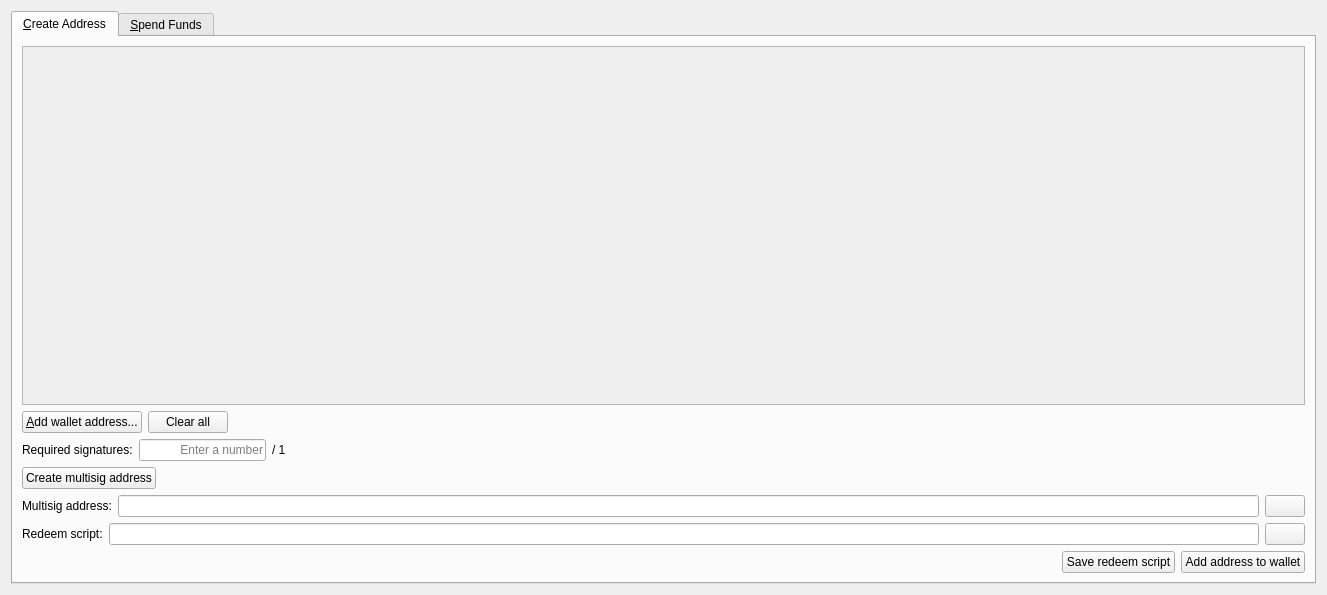
<?xml version="1.0" encoding="UTF-8"?>
<ui version="4.0">
 <class>MultisigDialog</class>
 <widget class="QWidget" name="MultisigDialog">
  <property name="geometry">
   <rect>
    <x>0</x>
    <y>0</y>
    <width>1327</width>
    <height>595</height>
   </rect>
  </property>
  <property name="windowTitle">
   <string>Multisig</string>
  </property>
  <property name="layoutDirection">
   <enum>Qt::LeftToRight</enum>
  </property>
  <property name="styleSheet">
   <string notr="true">QTabWidget:tab-bar { alignment: left }
QTabBar { alignment: left; }</string>
  </property>
  <layout class="QVBoxLayout" name="verticalLayout_2">
   <item>
    <widget class="QTabWidget" name="tabWidget">
     <property name="tabShape">
      <enum>QTabWidget::Rounded</enum>
     </property>
     <property name="currentIndex">
      <number>0</number>
     </property>
     <property name="elideMode">
      <enum>Qt::ElideLeft</enum>
     </property>
     <property name="usesScrollButtons">
      <bool>false</bool>
     </property>
     <property name="documentMode">
      <bool>false</bool>
     </property>
     <property name="tabsClosable">
      <bool>false</bool>
     </property>
     <property name="movable">
      <bool>false</bool>
     </property>
     <widget class="QWidget" name="tabCreateAddress">
      <attribute name="title">
       <string>&amp;Create Address</string>
      </attribute>
      <layout class="QVBoxLayout" name="verticalLayout">
       <item>
        <widget class="QScrollArea" name="scrollArea">
         <property name="widgetResizable">
          <bool>true</bool>
         </property>
         <widget class="QWidget" name="scrollAreaWidgetContents">
          <property name="geometry">
           <rect>
            <x>0</x>
            <y>0</y>
            <width>1255</width>
            <height>269</height>
           </rect>
          </property>
          <layout class="QVBoxLayout" name="verticalLayout_3">
           <item>
            <layout class="QVBoxLayout" name="pubkeyEntries"/>
           </item>
           <item>
            <spacer name="verticalSpacer">
             <property name="orientation">
              <enum>Qt::Vertical</enum>
             </property>
             <property name="sizeHint" stdset="0">
              <size>
               <width>20</width>
               <height>40</height>
              </size>
             </property>
            </spacer>
           </item>
          </layout>
         </widget>
        </widget>
       </item>
       <item>
        <layout class="QHBoxLayout" name="horizontalLayout_14">
         <item>
          <widget class="QPushButton" name="addPubKeyButton">
           <property name="toolTip">
            <string>Add a member to the signing pool</string>
           </property>
           <property name="text">
            <string>&amp;Add wallet address...</string>
           </property>
           <property name="icon">
            <iconset>
             <normaloff>:/icons/drk/add</normaloff>:/icons/drk/add</iconset>
           </property>
          </widget>
         </item>
         <item>
          <widget class="QPushButton" name="clearButton">
           <property name="sizePolicy">
            <sizepolicy hsizetype="Minimum" vsizetype="Fixed">
             <horstretch>0</horstretch>
             <verstretch>0</verstretch>
            </sizepolicy>
           </property>
           <property name="toolTip">
            <string>Remove all public key fields</string>
           </property>
           <property name="text">
            <string>Clear all</string>
           </property>
           <property name="icon">
            <iconset>
             <normaloff>:/icons/drk/remove</normaloff>:/icons/drk/remove</iconset>
           </property>
           <property name="autoRepeatDelay">
            <number>300</number>
           </property>
          </widget>
         </item>
         <item>
          <spacer name="horizontalSpacer_8">
           <property name="orientation">
            <enum>Qt::Horizontal</enum>
           </property>
           <property name="sizeHint" stdset="0">
            <size>
             <width>40</width>
             <height>20</height>
            </size>
           </property>
          </spacer>
         </item>
        </layout>
       </item>
       <item>
        <layout class="QHBoxLayout" name="horizontalLayout_2">
         <item>
          <widget class="QLabel" name="requiredSignaturesLabel">
           <property name="text">
            <string>Required signatures:</string>
           </property>
          </widget>
         </item>
         <item>
          <widget class="QLineEdit" name="requiredSignatures">
           <property name="sizePolicy">
            <sizepolicy hsizetype="Minimum" vsizetype="Fixed">
             <horstretch>0</horstretch>
             <verstretch>0</verstretch>
            </sizepolicy>
           </property>
           <property name="minimumSize">
            <size>
             <width>127</width>
             <height>0</height>
            </size>
           </property>
           <property name="text">
            <string/>
           </property>
           <property name="maxLength">
            <number>2</number>
           </property>
           <property name="frame">
            <bool>true</bool>
           </property>
           <property name="alignment">
            <set>Qt::AlignRight|Qt::AlignTrailing|Qt::AlignVCenter</set>
           </property>
           <property name="placeholderText">
            <string>Enter a number</string>
           </property>
          </widget>
         </item>
         <item>
          <widget class="QLabel" name="maxSignaturesLabel">
           <property name="text">
            <string>/ 1</string>
           </property>
          </widget>
         </item>
         <item>
          <spacer name="horizontalSpacer_2">
           <property name="orientation">
            <enum>Qt::Horizontal</enum>
           </property>
           <property name="sizeHint" stdset="0">
            <size>
             <width>40</width>
             <height>20</height>
            </size>
           </property>
          </spacer>
         </item>
        </layout>
       </item>
       <item>
        <layout class="QHBoxLayout" name="horizontalLayout">
         <item>
          <widget class="QPushButton" name="createAddressButton">
           <property name="text">
            <string>Create multisig address</string>
           </property>
          </widget>
         </item>
         <item>
          <spacer name="horizontalSpacer">
           <property name="orientation">
            <enum>Qt::Horizontal</enum>
           </property>
           <property name="sizeHint" stdset="0">
            <size>
             <width>40</width>
             <height>20</height>
            </size>
           </property>
          </spacer>
         </item>
        </layout>
       </item>
       <item>
        <layout class="QHBoxLayout" name="horizontalLayoutMultisigAddress">
         <item>
          <widget class="QLabel" name="multisigAddressLabel">
           <property name="text">
            <string>Multisig address:</string>
           </property>
          </widget>
         </item>
         <item>
          <widget class="QLineEdit" name="multisigAddress">
           <property name="readOnly">
            <bool>true</bool>
           </property>
          </widget>
         </item>
         <item>
          <widget class="QPushButton" name="copyMultisigAddressButton">
           <property name="toolTip">
            <string>Copy the multisig address to the system clipboard</string>
           </property>
           <property name="text">
            <string/>
           </property>
           <property name="icon">
            <iconset>
             <normaloff>:/icons/drk/editcopy</normaloff>:/icons/drk/editcopy</iconset>
           </property>
           <property name="autoDefault">
            <bool>false</bool>
           </property>
          </widget>
         </item>
        </layout>
       </item>
       <item>
        <layout class="QHBoxLayout" name="horizontalLayout_3">
         <item>
          <widget class="QLabel" name="redeemScriptLabel">
           <property name="text">
            <string>Redeem script:</string>
           </property>
          </widget>
         </item>
         <item>
          <widget class="QLineEdit" name="redeemScript">
           <property name="readOnly">
            <bool>true</bool>
           </property>
          </widget>
         </item>
         <item>
          <widget class="QPushButton" name="copyRedeemScriptButton">
           <property name="toolTip">
            <string>Copy the redeem script to the system clipboard</string>
           </property>
           <property name="text">
            <string/>
           </property>
           <property name="icon">
            <iconset>
             <normaloff>:/icons/drk/editcopy</normaloff>:/icons/drk/editcopy</iconset>
           </property>
           <property name="autoDefault">
            <bool>false</bool>
           </property>
          </widget>
         </item>
        </layout>
       </item>
       <item>
        <layout class="QHBoxLayout" name="horizontalLayout_15">
         <item>
          <spacer name="horizontalSpacer_11">
           <property name="orientation">
            <enum>Qt::Horizontal</enum>
           </property>
           <property name="sizeHint" stdset="0">
            <size>
             <width>40</width>
             <height>20</height>
            </size>
           </property>
          </spacer>
         </item>
         <item>
          <widget class="QPushButton" name="saveRedeemScriptButton">
           <property name="toolTip">
            <string>The redeem script will be required to spend the funds sent to the multisig address</string>
           </property>
           <property name="text">
            <string>Save redeem script</string>
           </property>
          </widget>
         </item>
         <item>
          <widget class="QPushButton" name="saveMultisigAddressButton">
           <property name="toolTip">
            <string>Add the multisig address to your personal addresses</string>
           </property>
           <property name="text">
            <string>Add address to wallet</string>
           </property>
          </widget>
         </item>
        </layout>
       </item>
      </layout>
     </widget>
     <widget class="QWidget" name="tabSpendFunds">
      <attribute name="title">
       <string>&amp;Spend Funds</string>
      </attribute>
      <layout class="QVBoxLayout" name="verticalLayout_13">
       <item>
        <layout class="QVBoxLayout" name="verticalLayout_8">
         <item>
          <layout class="QHBoxLayout" name="horizontalLayout_4">
           <item>
            <widget class="QGroupBox" name="inputsBox">
             <property name="title">
              <string>Inputs</string>
             </property>
             <layout class="QVBoxLayout" name="verticalLayout_6">
              <item>
               <widget class="QScrollArea" name="scrollArea_2">
                <property name="minimumSize">
                 <size>
                  <width>0</width>
                  <height>0</height>
                 </size>
                </property>
                <property name="widgetResizable">
                 <bool>true</bool>
                </property>
                <widget class="QWidget" name="scrollAreaWidgetContents_2">
                 <property name="geometry">
                  <rect>
                   <x>0</x>
                   <y>0</y>
                   <width>587</width>
                   <height>173</height>
                  </rect>
                 </property>
                 <layout class="QVBoxLayout" name="verticalLayout_4">
                  <item>
                   <layout class="QVBoxLayout" name="inputs"/>
                  </item>
                  <item>
                   <spacer name="verticalSpacer_2">
                    <property name="orientation">
                     <enum>Qt::Vertical</enum>
                    </property>
                    <property name="sizeHint" stdset="0">
                     <size>
                      <width>20</width>
                      <height>42</height>
                     </size>
                    </property>
                   </spacer>
                  </item>
                 </layout>
                </widget>
               </widget>
              </item>
              <item>
               <layout class="QHBoxLayout" name="horizontalLayout_6">
                <item>
                 <spacer name="horizontalSpacer_9">
                  <property name="orientation">
                   <enum>Qt::Horizontal</enum>
                  </property>
                  <property name="sizeHint" stdset="0">
                   <size>
                    <width>40</width>
                    <height>20</height>
                   </size>
                  </property>
                 </spacer>
                </item>
                <item>
                 <widget class="QLabel" name="inputsAmountLabel">
                  <property name="text">
                   <string>Inputs amount:</string>
                  </property>
                 </widget>
                </item>
                <item>
                 <widget class="QLabel" name="inputsAmount">
                  <property name="text">
                   <string>123.456</string>
                  </property>
                  <property name="textInteractionFlags">
                   <set>Qt::LinksAccessibleByMouse|Qt::TextSelectableByKeyboard|Qt::TextSelectableByMouse</set>
                  </property>
                 </widget>
                </item>
                <item>
                 <widget class="QLabel" name="label">
                  <property name="text">
                   <string>SLK</string>
                  </property>
                 </widget>
                </item>
               </layout>
              </item>
              <item>
               <layout class="QHBoxLayout" name="horizontalLayout_5">
                <item>
                 <widget class="QPushButton" name="addInputButton">
                  <property name="text">
                   <string>Add input...</string>
                  </property>
                  <property name="icon">
                   <iconset>
                    <normaloff>:/icons/drk/add</normaloff>:/icons/drk/add</iconset>
                  </property>
                 </widget>
                </item>
                <item>
                 <spacer name="horizontalSpacer_3">
                  <property name="orientation">
                   <enum>Qt::Horizontal</enum>
                  </property>
                  <property name="sizeHint" stdset="0">
                   <size>
                    <width>40</width>
                    <height>20</height>
                   </size>
                  </property>
                 </spacer>
                </item>
               </layout>
              </item>
             </layout>
            </widget>
           </item>
           <item>
            <widget class="QGroupBox" name="outputsBox">
             <property name="title">
              <string>Outputs</string>
             </property>
             <layout class="QVBoxLayout" name="verticalLayout_7">
              <item>
               <widget class="QScrollArea" name="scrollArea_3">
                <property name="minimumSize">
                 <size>
                  <width>0</width>
                  <height>0</height>
                 </size>
                </property>
                <property name="widgetResizable">
                 <bool>true</bool>
                </property>
                <widget class="QWidget" name="scrollAreaWidgetContents_3">
                 <property name="geometry">
                  <rect>
                   <x>0</x>
                   <y>0</y>
                   <width>586</width>
                   <height>141</height>
                  </rect>
                 </property>
                 <layout class="QVBoxLayout" name="verticalLayout_5">
                  <item>
                   <layout class="QVBoxLayout" name="outputs"/>
                  </item>
                  <item>
                   <spacer name="verticalSpacer_3">
                    <property name="orientation">
                     <enum>Qt::Vertical</enum>
                    </property>
                    <property name="sizeHint" stdset="0">
                     <size>
                      <width>20</width>
                      <height>42</height>
                     </size>
                    </property>
                   </spacer>
                  </item>
                 </layout>
                </widget>
               </widget>
              </item>
              <item>
               <layout class="QHBoxLayout" name="horizontalLayout_7">
                <item>
                 <spacer name="horizontalSpacer_10">
                  <property name="orientation">
                   <enum>Qt::Horizontal</enum>
                  </property>
                  <property name="sizeHint" stdset="0">
                   <size>
                    <width>40</width>
                    <height>20</height>
                   </size>
                  </property>
                 </spacer>
                </item>
                <item>
                 <widget class="QLabel" name="outputsAmountLabel">
                  <property name="text">
                   <string>Outputs amount:</string>
                  </property>
                 </widget>
                </item>
                <item>
                 <widget class="QLabel" name="outputsAmount">
                  <property name="text">
                   <string>123.456</string>
                  </property>
                  <property name="textInteractionFlags">
                   <set>Qt::LinksAccessibleByMouse|Qt::TextSelectableByKeyboard|Qt::TextSelectableByMouse</set>
                  </property>
                 </widget>
                </item>
                <item>
                 <widget class="QLabel" name="label_2">
                  <property name="text">
                   <string>SLK</string>
                  </property>
                 </widget>
                </item>
               </layout>
              </item>
              <item>
               <layout class="QHBoxLayout" name="horizontalLayout_16">
                <item>
                 <spacer name="horizontalSpacer_12">
                  <property name="orientation">
                   <enum>Qt::Horizontal</enum>
                  </property>
                  <property name="sizeHint" stdset="0">
                   <size>
                    <width>40</width>
                    <height>20</height>
                   </size>
                  </property>
                 </spacer>
                </item>
                <item>
                 <widget class="QLabel" name="feeLabel">
                  <property name="text">
                   <string>Fee:</string>
                  </property>
                 </widget>
                </item>
                <item>
                 <widget class="QLabel" name="fee">
                  <property name="text">
                   <string>123.456</string>
                  </property>
                 </widget>
                </item>
                <item>
                 <widget class="QLabel" name="label_3">
                  <property name="text">
                   <string>SLK</string>
                  </property>
                 </widget>
                </item>
               </layout>
              </item>
              <item>
               <layout class="QHBoxLayout" name="horizontalLayout_8">
                <item>
                 <widget class="QPushButton" name="addOutputButton">
                  <property name="text">
                   <string>Add output...</string>
                  </property>
                  <property name="icon">
                   <iconset>
                    <normaloff>:/icons/drk/add</normaloff>:/icons/drk/add</iconset>
                  </property>
                 </widget>
                </item>
                <item>
                 <spacer name="horizontalSpacer_4">
                  <property name="orientation">
                   <enum>Qt::Horizontal</enum>
                  </property>
                  <property name="sizeHint" stdset="0">
                   <size>
                    <width>40</width>
                    <height>20</height>
                   </size>
                  </property>
                 </spacer>
                </item>
               </layout>
              </item>
             </layout>
            </widget>
           </item>
          </layout>
         </item>
         <item>
          <layout class="QHBoxLayout" name="horizontalLayout_9">
           <item>
            <widget class="QPushButton" name="createTransactionButton">
             <property name="text">
              <string>Create transaction</string>
             </property>
            </widget>
           </item>
           <item>
            <spacer name="horizontalSpacer_5">
             <property name="orientation">
              <enum>Qt::Horizontal</enum>
             </property>
             <property name="sizeHint" stdset="0">
              <size>
               <width>40</width>
               <height>20</height>
              </size>
             </property>
            </spacer>
           </item>
          </layout>
         </item>
        </layout>
       </item>
       <item>
        <layout class="QVBoxLayout" name="verticalLayout_10">
         <item>
          <layout class="QHBoxLayout" name="horizontalLayout_10">
           <item>
            <widget class="QLineEdit" name="transaction">
             <property name="sizePolicy">
              <sizepolicy hsizetype="Expanding" vsizetype="Fixed">
               <horstretch>0</horstretch>
               <verstretch>0</verstretch>
              </sizepolicy>
             </property>
             <property name="placeholderText">
              <string>Enter a raw transaction or create a new one</string>
             </property>
            </widget>
           </item>
           <item>
            <widget class="QPushButton" name="copyTransactionButton">
             <property name="toolTip">
              <string/>
             </property>
             <property name="text">
              <string/>
             </property>
             <property name="icon">
              <iconset>
               <normaloff>:/icons/drk/editcopy</normaloff>:/icons/drk/editcopy</iconset>
             </property>
             <property name="autoDefault">
              <bool>false</bool>
             </property>
            </widget>
           </item>
           <item>
            <widget class="QPushButton" name="pasteTransactionButton">
             <property name="toolTip">
              <string>Paste address from clipboard</string>
             </property>
             <property name="text">
              <string/>
             </property>
             <property name="icon">
              <iconset>
               <normaloff>:/icons/drk/editpaste</normaloff>:/icons/drk/editpaste</iconset>
             </property>
             <property name="shortcut">
              <string>Alt+P</string>
             </property>
             <property name="autoDefault">
              <bool>false</bool>
             </property>
            </widget>
           </item>
          </layout>
         </item>
         <item>
          <layout class="QHBoxLayout" name="horizontalLayout_11">
           <item>
            <widget class="QPushButton" name="signTransactionButton">
             <property name="text">
              <string>Sign transaction</string>
             </property>
             <property name="icon">
              <iconset>
               <normaloff>:/icons/drk/edit</normaloff>:/icons/drk/edit</iconset>
             </property>
            </widget>
           </item>
           <item>
            <spacer name="horizontalSpacer_6">
             <property name="orientation">
              <enum>Qt::Horizontal</enum>
             </property>
             <property name="sizeHint" stdset="0">
              <size>
               <width>40</width>
               <height>20</height>
              </size>
             </property>
            </spacer>
           </item>
          </layout>
         </item>
        </layout>
       </item>
       <item>
        <layout class="QVBoxLayout" name="verticalLayout_12">
         <item>
          <layout class="QHBoxLayout" name="horizontalLayout_13">
           <item>
            <widget class="QLineEdit" name="signedTransaction">
             <property name="sizePolicy">
              <sizepolicy hsizetype="Expanding" vsizetype="Fixed">
               <horstretch>0</horstretch>
               <verstretch>0</verstretch>
              </sizepolicy>
             </property>
             <property name="readOnly">
              <bool>true</bool>
             </property>
            </widget>
           </item>
           <item>
            <widget class="QPushButton" name="copySignedTransactionButton">
             <property name="toolTip">
              <string/>
             </property>
             <property name="text">
              <string/>
             </property>
             <property name="icon">
              <iconset>
               <normaloff>:/icons/drk/editcopy</normaloff>:/icons/drk/editcopy</iconset>
             </property>
             <property name="autoDefault">
              <bool>false</bool>
             </property>
            </widget>
           </item>
          </layout>
         </item>
         <item>
          <layout class="QHBoxLayout" name="horizontalLayout_12">
           <item>
            <widget class="QLabel" name="statusLabel">
             <property name="text">
              <string/>
             </property>
            </widget>
           </item>
           <item>
            <spacer name="horizontalSpacer_7">
             <property name="orientation">
              <enum>Qt::Horizontal</enum>
             </property>
             <property name="sizeHint" stdset="0">
              <size>
               <width>40</width>
               <height>20</height>
              </size>
             </property>
            </spacer>
           </item>
           <item>
            <widget class="QPushButton" name="sendTransactionButton">
             <property name="text">
              <string>Send transaction</string>
             </property>
             <property name="icon">
              <iconset>
               <normaloff>:/icons/drk/send</normaloff>:/icons/drk/send</iconset>
             </property>
            </widget>
           </item>
          </layout>
         </item>
        </layout>
       </item>
      </layout>
     </widget>
    </widget>
   </item>
  </layout>
 </widget>
 <resources>
  <include location="../silk.qrc"/>
 </resources>
 <connections/>
</ui>
